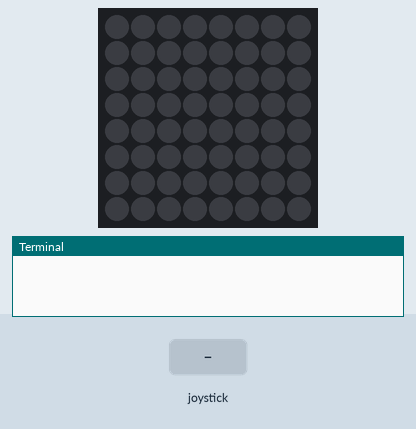
This program was run on a simulated Raspberry Pi (BCM pin numbers) with a Sense HAT. Shown: the Sense HAT's 8×8 RGB LED matrix, the last lines printed to the terminal. The inputs (shaded band) are chosen by the test bench.

Above: at 1.2 s.
1.3 s: joystick pushed up
At 1.37 s:
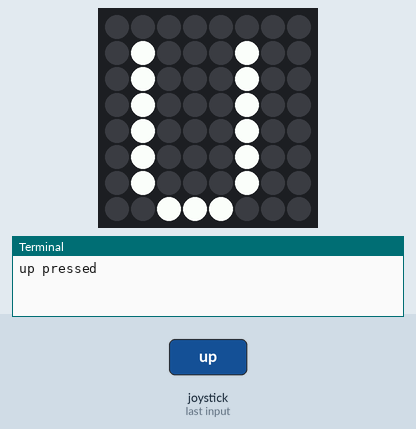
2.9 s: joystick pushed right
At 2.97 s:
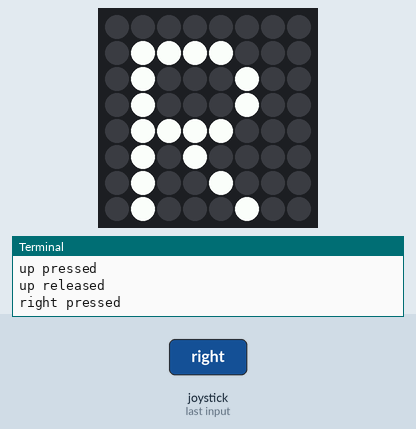
4.5 s: joystick pushed down
At 4.57 s:
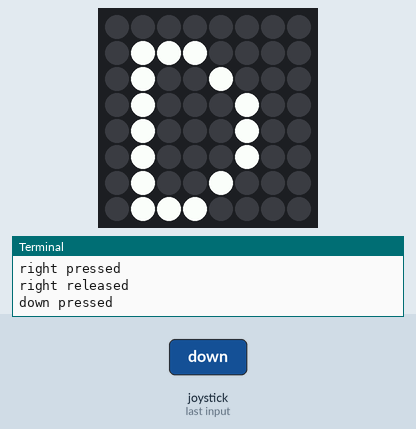
6.1 s: joystick pushed left
At 6.17 s:
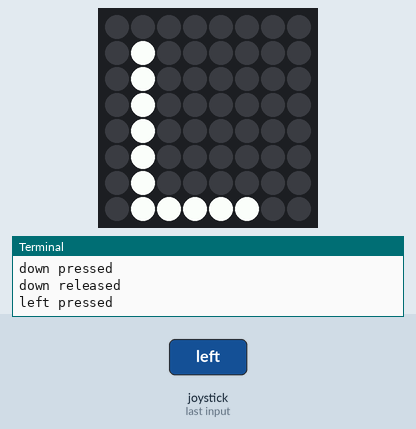
7.7 s: joystick clicked
At 7.77 s:
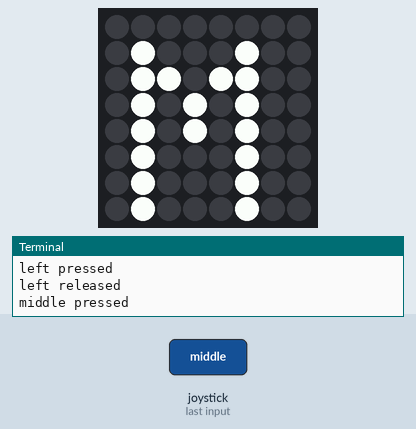
Timing chart, 0 to 10.3 s (numbered marks = the images above; inputs shaded):
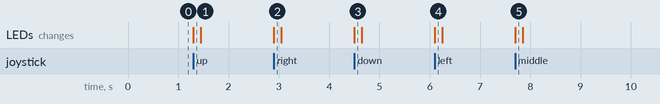

The program:

hat-read-stick.py
```python
from sense_hat import SenseHat
from time import sleep

sense = SenseHat()

e = (0, 0, 0)
w = (255, 255, 255)

sense.clear()

while True:
  for event in sense.stick.get_events():
    print(event.direction, event.action)
    # check if the joystick was pressed
    if event.action == "pressed":
      # check which direction
      if event.direction == "up":
        sense.show_letter("U")
      if event.direction == "down":
        sense.show_letter("D")
      if event.direction == "left":
        sense.show_letter("L")
      if event.direction == "right":
        sense.show_letter("R")
      if event.direction == "middle":
        sense.show_letter("M")
    elif event.action == "released":
      sense.clear()
```

Measured:
- after the input at 1.3 s, the LEDs: change at once (image 1)
- after the input at 2.9 s, the LEDs: change at once (image 2)
- after the input at 4.5 s, the LEDs: change at once (image 3)
- after the input at 6.1 s, the LEDs: change at once (image 4)
- after the input at 7.7 s, the LEDs: change at once (image 5)
